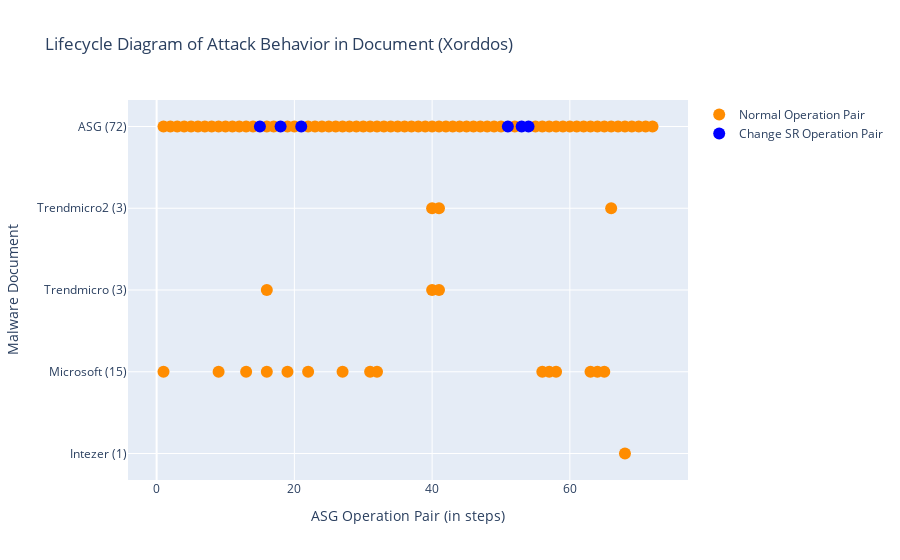

Here is the notebook cell this chart was saved with:
### Markdown cell above
### Run Script: draw Lifecycle diagram
- 兩個 traces (legend) 一般的 OP 和 ChangeSys OP。分兩個顏色，不重疊。
- x: [a,a,a,a,b,b,b,c,c,c] 不同 report 的 step 可以放同一個 list，因為屬於同個 trace。

### Code cell
# import plotly.express as px
import plotly.graph_objects as go

def symmetric_difference(list1: list, list2: list) -> list:
    ''' return list1 - list2. '''
    s = set(list2)
    temp3 = [x for x in list1 if x not in s]
    return temp3

def draw_lifecycle(fset:FamilySet):
    familname = fset.familyname
    # reportnames = [rem.reportname for rem in fset.rem_lst if len(rem.match_regex)]

    fig = go.Figure()
    x, y = [], []
    x_sys, y_sys = [], []
    for i, rem in enumerate(fset.rem_lst):
        if len(rem.OPset_order_index) == 0:
            continue

        numOfDot = len(rem.OPset_order_index)
        reportname = rem.reportname.split('.')[0]
        reportname = reportname.split('-')[1]
        if reportname == 'Ms':
            reportname = 'Microsoft'
        reportname += f' ({numOfDot})'
        x_sys.extend(rem.SysOPset_order_index) # 改變系統設定檔的 OP
        y_sys.extend([reportname] * len(rem.SysOPset_order_index))
        current_x_normal = symmetric_difference(rem.OPset_order_index, rem.SysOPset_order_index) # 一般的/其餘的 OP
        # print(reportname, 'numOfDot', numOfDot, 'rem.OPset_order_index', rem.OPset_order_index)
        # print('x_normal', current_x_normal, 'x_sys', rem.SysOPset_order_index)
        x.extend(current_x_normal)
        y.extend([reportname] * len(current_x_normal))
        pass
    # todo: add baseline's lifecycle
    print()
    rowname = f'ASG ({len(fset.sample.OPset)})'
    current_x_system = fset.sample.OPset_sysOnly_ordered_index
    current_x_normal = symmetric_difference(list(range(len(fset.sample.OPset))), current_x_system) # all steps - sysobj steps
    # print(sorted(current_x_system)) # 只能放UPDATE的，OPEN/READ不能喔
    x_sys.extend(current_x_system)
    y_sys.extend([rowname] * len(current_x_system)) 
    x.extend(current_x_normal)
    y.extend([rowname] * len(current_x_normal))
    # print(rowname, len(fset.sample.OPset), len(current_x_system), len(current_x_normal))
    
    # normal OPs
    x = [idx+1 for idx in x] # add 1 to each asg index
    fig.add_trace(go.Scatter(
        x=x,
        y=y,
        marker=dict(color="darkorange", size=12),
        mode="markers",
        name="Normal Operation Pair",
    ))

    # changeSysObj OPs
    x_sys = x = [idx+1 for idx in x_sys]
    fig.add_trace(go.Scatter(
        x=x_sys,
        y=y_sys,
        marker=dict(color="blue", size=12),
        mode="markers",
        name="Change SR Operation Pair",
    ))

    fig.update_layout(title=f"Lifecycle Diagram of Attack Behavior in Document ({familname})",
                    xaxis_title="ASG Operation Pair (in steps)",
                    yaxis_title="Malware Document")
    fig.show()
    pass

draw_lifecycle(fset)

### Figure 1 — Plotly figure (JSON) as saved in the notebook; plotly's stock layout.template omitted (floating-point values rounded to 4 significant figures)
{"data": [{"marker": {"color": "darkorange", "size": 12}, "mode": "markers", "name": "Normal Operation Pair", "type": "scatter", "x": [68, 63, 19, 22, 64, 27, 58, 16, 65, 13, 9, 31, 1, 32, 56, 57, 16, 40, 41, 40, 41, 66, 1, 2, 3, 4, 5, 6, 7, 8, 9, 10, 11, 12, 13, 14, 16, 17, 19, 20, 22, 23, 24, 25, 26, 27, 28, 29, 30, 31, 32, 33, 34, 35, 36, 37, 38, 39, 40, 41, 42, 43, 44, 45, 46, 47, 48, 49, 50, 52, 55, 56, 57, 58, 59, 60, 61, 62, 63, 64, 65, 66, 67, 68, 69, 70, 71, 72], "y": ["Intezer (1)", "Microsoft (15)", "Microsoft (15)", "Microsoft (15)", "Microsoft (15)", "Microsoft (15)", "Microsoft (15)", "Microsoft (15)", "Microsoft (15)", "Microsoft (15)", "Microsoft (15)", "Microsoft (15)", "Microsoft (15)", "Microsoft (15)", "Microsoft (15)", "Microsoft (15)", "Trendmicro (3)", "Trendmicro (3)", "Trendmicro (3)", "Trendmicro2 (3)", "Trendmicro2 (3)", "Trendmicro2 (3)", "ASG (72)", "ASG (72)", "ASG (72)", "ASG (72)", "ASG (72)", "ASG (72)", "ASG (72)", "ASG (72)", "ASG (72)", "ASG (72)", "ASG (72)", "ASG (72)", "ASG (72)", "ASG (72)", "ASG (72)", "ASG (72)", "ASG (72)", "ASG (72)", "ASG (72)", "ASG (72)", "ASG (72)", "ASG (72)", "ASG (72)", "ASG (72)", "ASG (72)", "ASG (72)", "ASG (72)", "ASG (72)", "ASG (72)", "ASG (72)", "ASG (72)", "ASG (72)", "ASG (72)", "ASG (72)", "ASG (72)", "ASG (72)", "ASG (72)", "ASG (72)", "ASG (72)", "ASG (72)", "ASG (72)", "ASG (72)", "ASG (72)", "ASG (72)", "ASG (72)", "ASG (72)", "ASG (72)", "ASG (72)", "ASG (72)", "ASG (72)", "ASG (72)", "ASG (72)", "ASG (72)", "ASG (72)", "ASG (72)", "ASG (72)", "ASG (72)", "ASG (72)", "ASG (72)", "ASG (72)", "ASG (72)", "ASG (72)", "ASG (72)", "ASG (72)", "ASG (72)", "ASG (72)"]}, {"marker": {"color": "blue", "size": 12}, "mode": "markers", "name": "Change SR Operation Pair", "type": "scatter", "x": [21, 54, 18, 15, 53, 51], "y": ["ASG (72)", "ASG (72)", "ASG (72)", "ASG (72)", "ASG (72)", "ASG (72)"]}], "layout": {"title": {"text": "Lifecycle Diagram of Attack Behavior in Document (Xorddos)"}, "xaxis": {"title": {"text": "ASG Operation Pair (in steps)"}}, "yaxis": {"title": {"text": "Malware Document"}}}}
